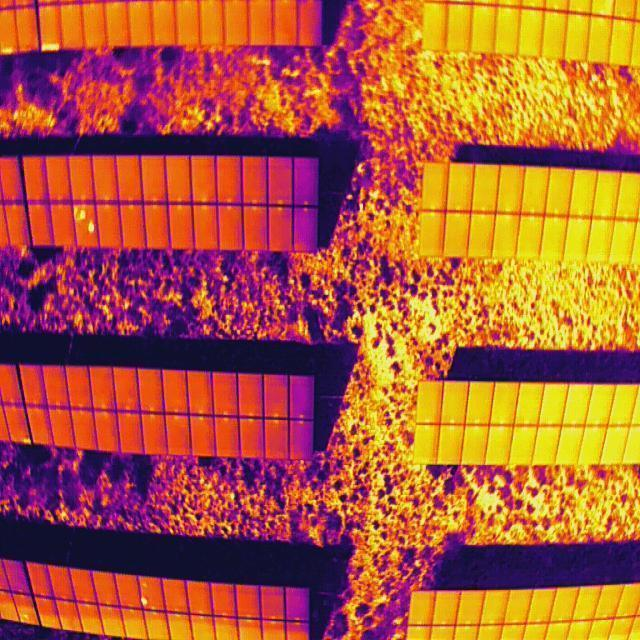
#> input picture input_dir/anh1.jpg, 640 x 640 px, found by its file name; its folder holds only this picture in this run
$ python precalib.py
#> lines starting #> are read from the running program, lines starting #| are printed output that depends on the picture
import cv2
import numpy as np
import os
import re

# =========================
# NUC
# =========================
def apply_software_nuc(raw_image, flat_frame):
    raw_float = raw_image.astype(np.float32)
    flat_float = flat_frame.astype(np.float32)

    mean_F = np.mean(flat_float)
    normalized_F = flat_float / mean_F
    normalized_F[normalized_F == 0] = 1e-5

    corrected_float = raw_float / normalized_F
    return np.clip(corrected_float, 0, 255).astype(np.uint8)


# =========================
# Natural sort (quan trọng)
# =========================
def natural_sort_key(s):
    return [int(text) if text.isdigit() else text.lower()
            for text in re.split(r'(\d+)', s)]


# =========================
# Xử lý 1 ảnh
# =========================
def process_universal_thermal_image(image_path, flat_frame, target_shape=(640, 512)):
#> called with target_shape = (640, 512)
    img = cv2.imread(image_path, cv2.IMREAD_COLOR)
#> img is the input picture: shape (640, 640, 3); mean B, G, R 56.9, 89.8, 172.6
    if img is None:
        print(f"[Lỗi] Không thể đọc: {image_path}")
        return None

    # --- NUC ---
    if flat_frame is not None:
        img = apply_software_nuc(img, flat_frame)

    # --- Bilateral ---
    img_denoised = cv2.bilateralFilter(img, d=5, sigmaColor=15, sigmaSpace=15)

    # --- Letterbox ---
    h, w = img_denoised.shape[:2]
#> h = 640; w = 640
    target_w, target_h = target_shape

    scale = min(target_w / w, target_h / h)
#> scale = 0.8
    new_w, new_h = int(w * scale), int(h * scale)
#> new_w = 512; new_h = 512

    resized = cv2.resize(img_denoised, (new_w, new_h), interpolation=cv2.INTER_LINEAR)

    top = (target_h - new_h) // 2
#> top = 0
    bottom = target_h - new_h - top
#> bottom = 0
    left = (target_w - new_w) // 2
#> left = 64
    right = target_w - new_w - left
#> right = 64

    padded = cv2.copyMakeBorder(
        resized, top, bottom, left, right,
        cv2.BORDER_CONSTANT, value=(0, 0, 0)
    )
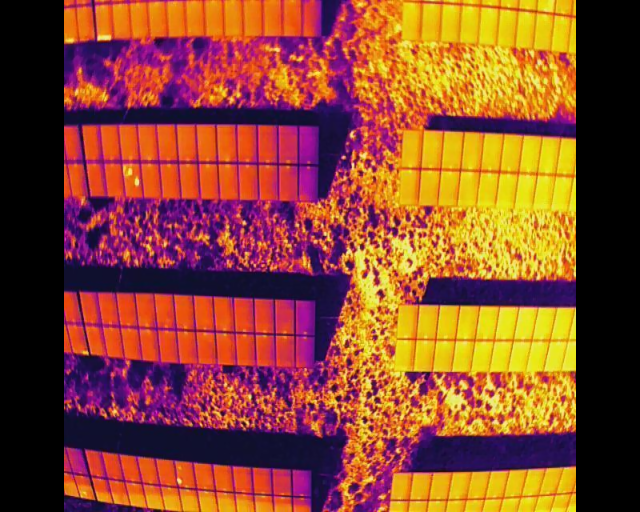
#> padded: shape (512, 640, 3); mean B, G, R 45.4, 71.8, 138

    return padded


# =========================
# Xử lý cả thư mục
# =========================
def process_directory(input_dir, output_dir, flat_frame_path=None):
    if not os.path.exists(output_dir):
        os.makedirs(output_dir)

    valid_ext = ('.jpg', '.jpeg', '.png', '.bmp', '.tif', '.tiff')

    # Load flat-frame 1 lần
    flat_frame = None
    if flat_frame_path:
        flat_frame = cv2.imread(flat_frame_path, cv2.IMREAD_COLOR)
        if flat_frame is None:
            print("[Cảnh báo] Flat-frame lỗi → bỏ qua NUC")
            flat_frame = None
        else:
            print("✅ Đã load flat-frame")

    files = [f for f in os.listdir(input_dir) if f.lower().endswith(valid_ext)]
    files.sort(key=natural_sort_key)

    for filename in files:
        input_path = os.path.join(input_dir, filename)
        output_path = os.path.join(output_dir, filename)

        print(f"Đang xử lý: {filename}")

        result = process_universal_thermal_image(input_path, flat_frame)
        if result is not None:
            cv2.imwrite(output_path, result)

    print("✅ Hoàn tất toàn bộ pipeline")


# =========================
# MAIN
# =========================
if __name__ == "__main__":
    input_dir = r"C:\Solar_Inspection_Project\input_dir"
    output_dir = r"C:\Solar_Inspection_Project\output_dir"

    # Nếu có flat-frame thì điền path, không thì để None
    flat_frame_path = None
    # ví dụ:
    # flat_frame_path = r"C:\Solar_Inspection_Project\flat\flat.jpg"

    process_directory(input_dir, output_dir, flat_frame_path)

$ run again, on input_dir/anh117.jpg
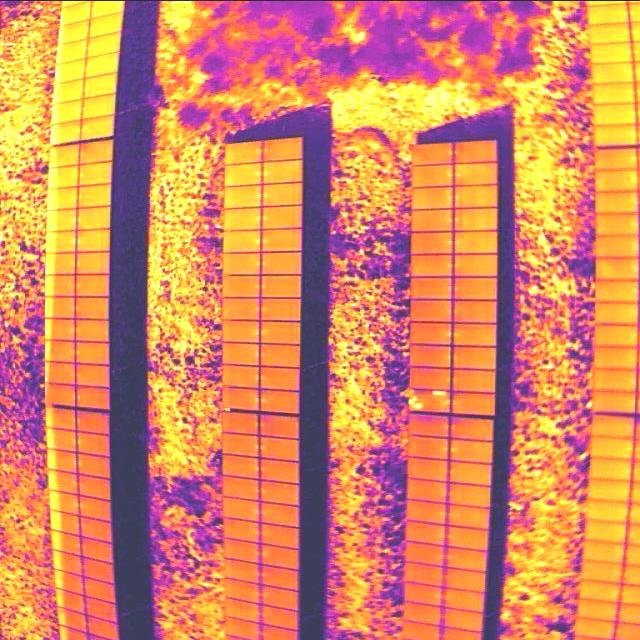
#> input picture input_dir/anh117.jpg, 640 x 640 px, found by its file name
#> in process_universal_thermal_image, img is the input picture: shape (640, 640, 3); mean B, G, R 98.4, 135.3, 215
#> in process_universal_thermal_image, `padded = cv2.copyMakeBorder( resized, top, bottom, left, right, cv2.BO..`:
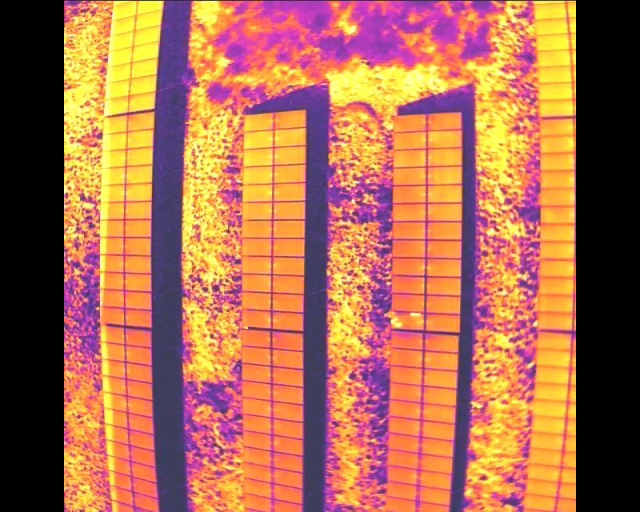
#> padded: shape (512, 640, 3); mean B, G, R 78.6, 108.3, 171.9

$ run again, on input_dir/anh121.jpg
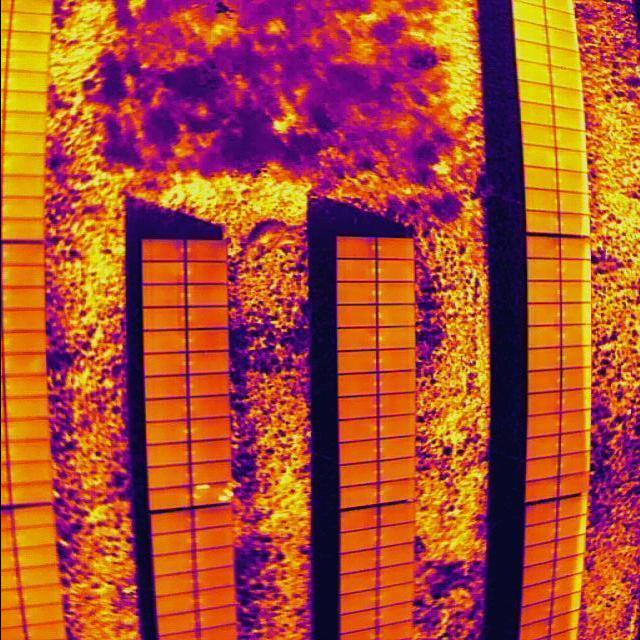
#> input picture input_dir/anh121.jpg, 640 x 640 px, found by its file name
#> in process_universal_thermal_image, img is the input picture: shape (640, 640, 3); mean B, G, R 50.5, 77.2, 172.9
#> in process_universal_thermal_image, `padded = cv2.copyMakeBorder( resized, top, bottom, left, right, cv2.BO..`:
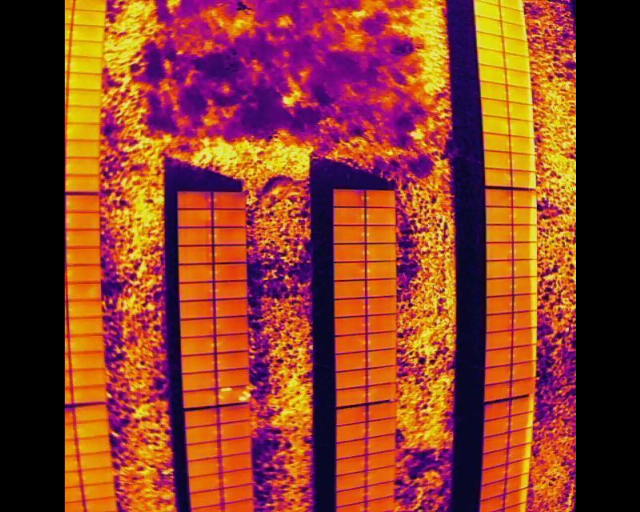
#> padded: shape (512, 640, 3); mean B, G, R 40.3, 61.7, 138.2

$ run again, on input_dir/anh129.jpg
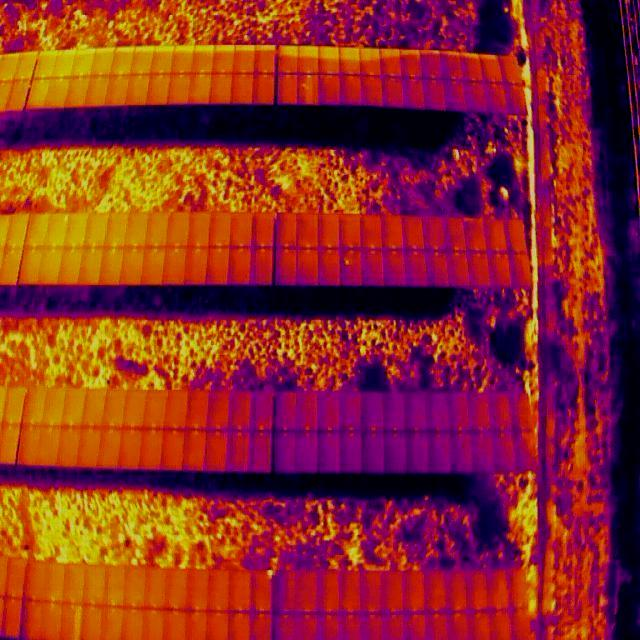
#> input picture input_dir/anh129.jpg, 640 x 640 px, found by its file name
#> in process_universal_thermal_image, img is the input picture: shape (640, 640, 3); mean B, G, R 39.1, 42.6, 139.3
#> in process_universal_thermal_image, `padded = cv2.copyMakeBorder( resized, top, bottom, left, right, cv2.BO..`:
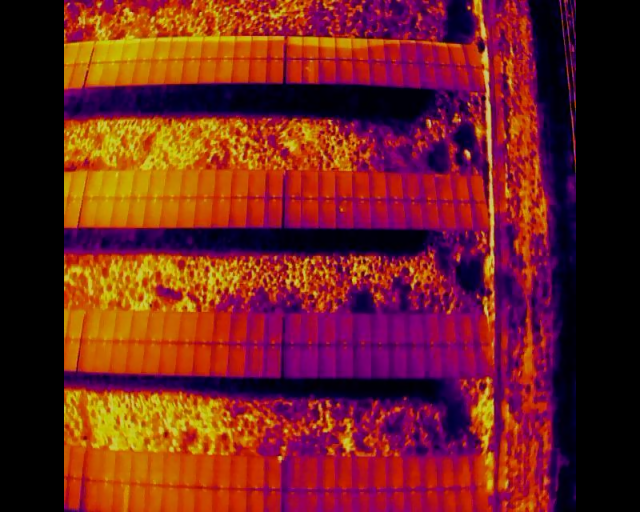
#> padded: shape (512, 640, 3); mean B, G, R 31.2, 34, 111.3

$ run again, on input_dir/anh105.jpg
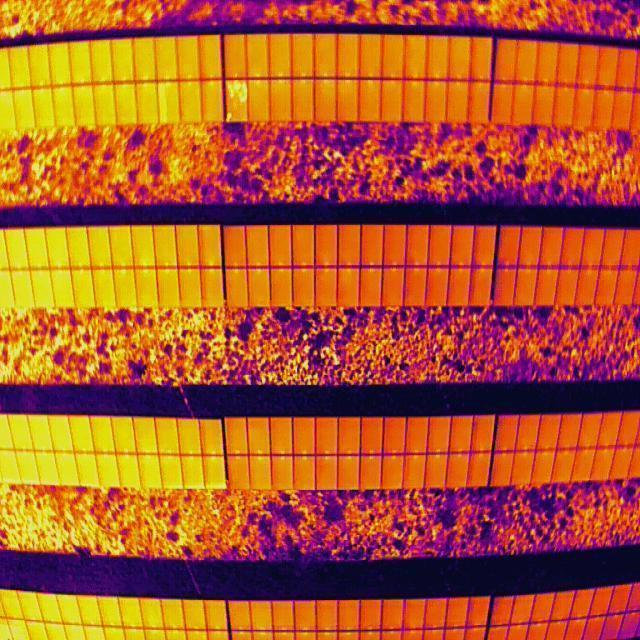
#> input picture input_dir/anh105.jpg, 640 x 640 px, found by its file name
#> in process_universal_thermal_image, img is the input picture: shape (640, 640, 3); mean B, G, R 43.8, 86.6, 173.3
#> in process_universal_thermal_image, `padded = cv2.copyMakeBorder( resized, top, bottom, left, right, cv2.BO..`:
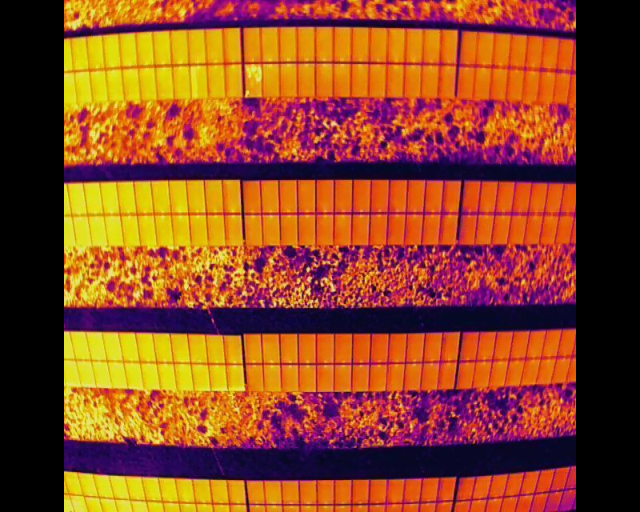
#> padded: shape (512, 640, 3); mean B, G, R 34.9, 69.2, 138.5
